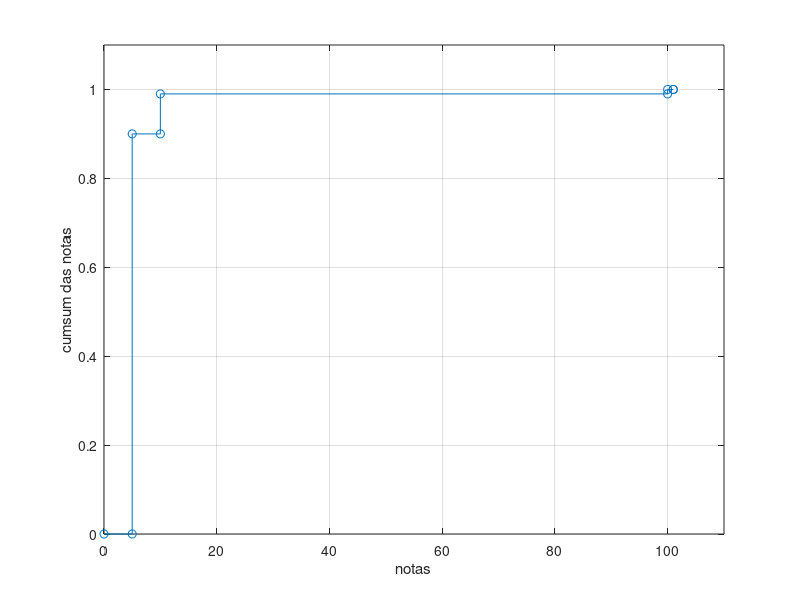

Write the MATLAB code that produced this figure.
% ex 2 - notas
% alinea a 
% sampling space - {5*90,10*9,100} = {5,5,5,5,...,10,10,10,..,100}

notas = [5,10,100];
total_notas = 100;
p_5_euros = 90/total_notas;
p_10_euros = 9/total_notas;
p_100_euros = 1/total_notas;

% alinea b - valor da nota que se tira do saco
% sampling space = {5,10,100}
 y_values_b = [p_5_euros,p_10_euros,p_100_euros];

 stem(notas, y_values_b);
 grid on
 xlabel('notas')
 ylabel('prob mass function of notas')
 ylim([0,1])
 xlim([0,110])

 % alinea c - cumsum

 y_values_c = [0,cumsum(y_values_b),1]

 stairs([0,notas,101],y_values_c, '-o')
 xlabel('notas')
 ylabel('cumsum das notas')
 ylim([0,1.1])
 xlim([0,110])
 grid on

 
